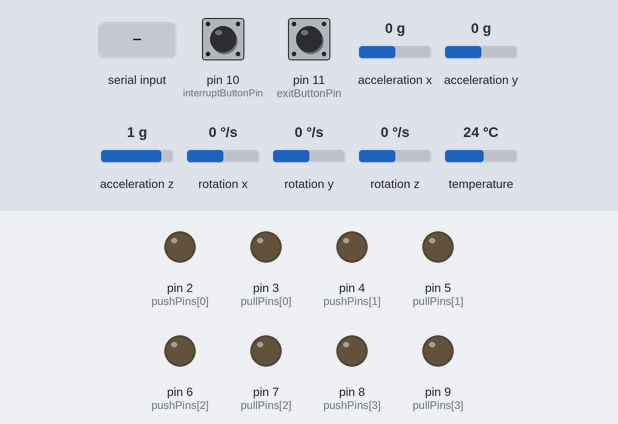
The sketch below on a simulated Arduino Uno, built with avr-gcc and run on an emulated ATmega328P. Shown: output pins drawn as LEDs (lit = HIGH). Inputs (shaded band) come from the test bench; at power-on: pin 10 (interruptButtonPin) HIGH, pin 11 (exitButtonPin) HIGH, acceleration x 0 g, acceleration y 0 g, acceleration z 1 g, rotation x 0 °/s, rotation y 0 °/s, rotation z 0 °/s, temperature 24 °C.

Above: at 1.2 s.
1.3 s: pin 10 (interruptButtonPin) pulled LOW for 0.15 s
At 1.8 s:
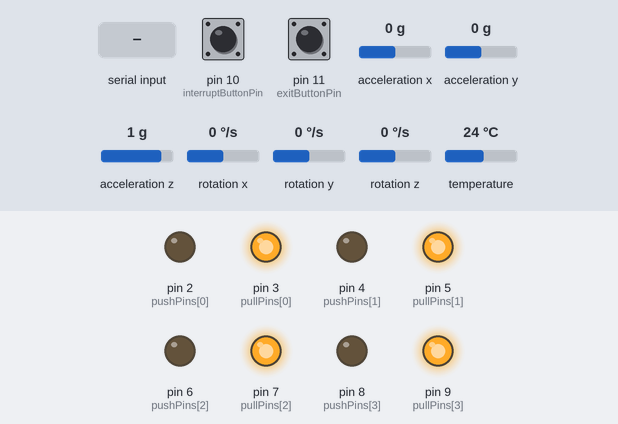
3.9 s: "90,45\n" received over Serial
At 4.1 s:
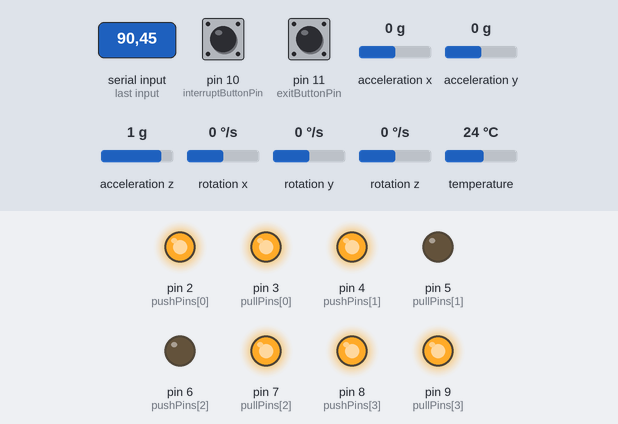
5.8 s: "1,90\n" received over Serial
At 6.01 s:
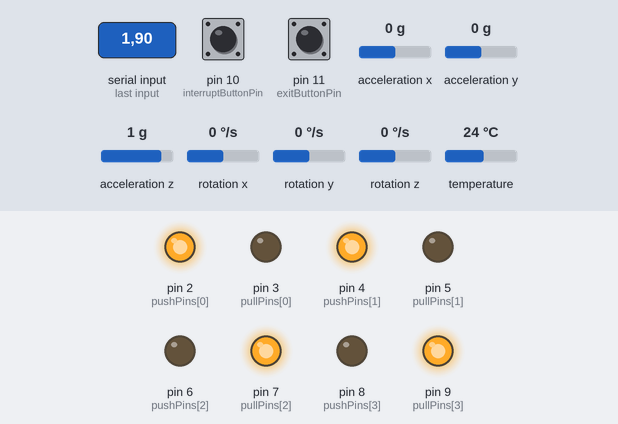
7.7 s: pin 11 (exitButtonPin) pulled LOW for 3.2 s
At 9.1 s:
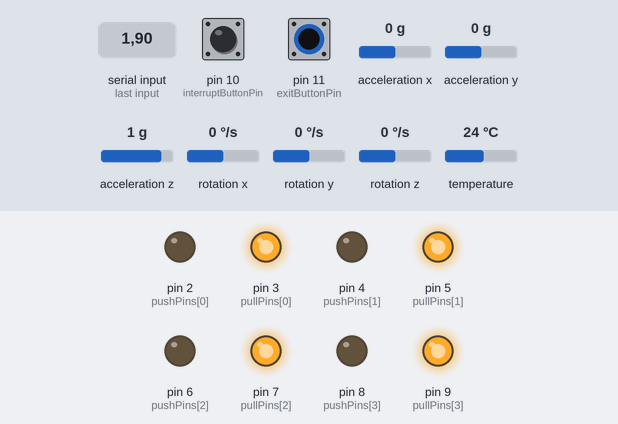
Timing chart, 0 to 12.4 s (numbered marks = the images above; inputs shaded):
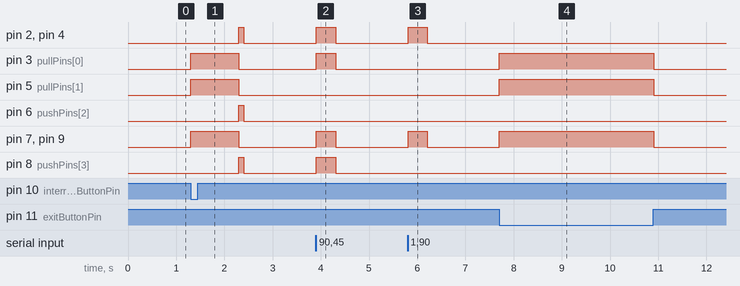

Measured:
- after the input at 1.3 s, pin 2 (pushPins[0]), pin 4 (pushPins[1]), pin 6 (pushPins[2]), pin 8 (pushPins[3]): LOW → HIGH after 1.0 s, → LOW 0.10 s later; pin 3 (pullPins[0]), pin 5 (pullPins[1]), pin 7 (pullPins[2]), pin 9 (pullPins[3]): LOW → HIGH at once, → LOW 1.0 s later
- after the input at 3.9 s, pin 2 (pushPins[0]), pin 3 (pullPins[0]), pin 4 (pushPins[1]), pin 7 (pullPins[2]), pin 8 (pushPins[3]), pin 9 (pullPins[3]): LOW → HIGH at once, → LOW 0.40 s later
- after the input at 5.8 s, pin 2 (pushPins[0]), pin 4 (pushPins[1]), pin 7 (pullPins[2]), pin 9 (pullPins[3]): LOW → HIGH at once, → LOW 0.40 s later
- after the input at 7.7 s, pin 3 (pullPins[0]), pin 5 (pullPins[1]), pin 7 (pullPins[2]), pin 9 (pullPins[3]): LOW → HIGH at once, → LOW 3.2 s later

The sketch:

cylinder_unity.ino
```cpp
#include <Adafruit_MPU6050.h>
#include <Adafruit_Sensor.h>
#include <Wire.h>

// ────────── MPU6050 與濾波 ──────────
Adafruit_MPU6050 mpu;
float filteredAngleX = 0.0, filteredAngleY = 0.0;
const float filterAlpha = 0.5;

// ────────── 容許誤差 & 物理極限 ──────────
const float ANGLE_TOLERANCE_X = 1;     // ±1.0°
const float ANGLE_TOLERANCE_Y = 2.0;   // ±2.0°
const float MAX_ANGLE_X       = 4.5;   // ±4.5°
const float MAX_ANGLE_Y       = 9.0;   // ±9.0°

float baselineX = 0.0;
float baselineY = 0.0;

// 氣缸腳位 (左前、左後、右前、右後)
const int pushPins[4] = {2, 4, 6, 8};
const int pullPins[4] = {3, 5, 7, 9};

// 按鈕腳位
const int interruptButtonPin = 10;
const int exitButtonPin      = 11;

// 狀態旗標
bool isInterruptMode = false;
bool isExitMode      = false;
bool isGameMode      = false;

void setup() {
  Serial.begin(115200);
  Wire.begin();

  if (!mpu.begin()) {
    while (1) { delay(10); }
  }
  mpu.setAccelerometerRange(MPU6050_RANGE_8_G);
  mpu.setGyroRange(MPU6050_RANGE_500_DEG);
  mpu.setFilterBandwidth(MPU6050_BAND_21_HZ);

  for (int i = 0; i < 4; ++i) {
    pinMode(pushPins[i], OUTPUT);
    pinMode(pullPins[i], OUTPUT);
    digitalWrite(pushPins[i], LOW);
    digitalWrite(pullPins[i], LOW);
  }
  pinMode(interruptButtonPin, INPUT_PULLUP);
  pinMode(exitButtonPin,      INPUT_PULLUP);
}

void loop() {
  updateMPU();
  checkInterruptButton();
  handleExitButton();

  if (isGameMode && !isInterruptMode && !isExitMode && Serial.available()) {
    String data = Serial.readStringUntil('\n');
    data.trim();
    if (data.length()) parseUnityData(data);
  }

  static unsigned long lastPrint = 0;
  if (millis() - lastPrint >= 500) {
    lastPrint = millis();
    float seatX = filteredAngleX - baselineX;
    float seatY = filteredAngleY - baselineY;
    /*
    Serial.print("SeatAngle => X: ");
    Serial.print(seatX,1);
    Serial.print(", Y: ");
    Serial.println(seatY,1);
*/
  }
  delay(10);
}

// 按鈕處理
void checkInterruptButton() {
  bool pressed = (digitalRead(interruptButtonPin) == LOW);
  if (pressed && !isInterruptMode) {
    isInterruptMode = true;
    seatNeutralPosition();
  }
  else if (!pressed && isInterruptMode) {
    isInterruptMode = false;
    baselineX = filteredAngleX;
    baselineY = filteredAngleY;
    isGameMode = true;
  }
}

void handleExitButton() {
  bool pressed = digitalRead(exitButtonPin) == LOW;
  if (pressed) {
    isExitMode = true;
    isGameMode = false;
    for (int i = 0; i < 4; ++i) {
      digitalWrite(pushPins[i], LOW);
      digitalWrite(pullPins[i], HIGH);
    }
  }
  else if (isExitMode && !pressed) {
    isExitMode = false;
    stopAllCylinders();
  }
}

// 置平：全部拉→全部推
void seatNeutralPosition() {
  for (int i = 0; i < 4; ++i) digitalWrite(pullPins[i], HIGH);
  delay(1000);
  stopAllCylinders();
  for (int i = 0; i < 4; ++i) digitalWrite(pushPins[i], HIGH);
  delay(100);
  stopAllCylinders();
}

// Unity 指令解析
void parseUnityData(const String& str) {
  int idx = str.indexOf(',');
  if (idx < 0) return;

  float tx = str.substring(0, idx).toFloat();
  float ty = str.substring(idx + 1).toFloat();
  if (isnan(tx) || isnan(ty)) return;
  if (fabs(tx) < 0.001 && fabs(ty) < 0.001) return;

  tx = constrain(tx, -MAX_ANGLE_X, MAX_ANGLE_X);
  ty = constrain(ty, -MAX_ANGLE_Y, MAX_ANGLE_Y);

  singleMoveWithXY(tx, ty);
}

// 單次動作
void singleMoveWithXY(float tx, float ty) {
  float seatX = filteredAngleX - baselineX;
  float seatY = filteredAngleY - baselineY;

  float errX  = tx - seatX;
  float errY  = ty - seatY;

  // 若 X、Y 誤差都在容許範圍內，則不動作
  if (fabs(errX) < ANGLE_TOLERANCE_X && fabs(errY) < ANGLE_TOLERANCE_Y) return;

  int tX = map(int(min(fabs(errX), MAX_ANGLE_X) * 100), 0, 700, 50, 150);
  int tY = map(int(min(fabs(errY), MAX_ANGLE_Y) * 100), 0, 900, 50, 400);
  int t  = max(tX, tY);

  bool push[4] = {false}, pull[4] = {false};

  // X 軸邏輯
  if (fabs(errX) > ANGLE_TOLERANCE_X) {
    if (errX > 0) {
      // X正：左前(0)、右前(2) 拉；左後(1)、右後(3) 推
      pull[0] = true; pull[2] = true;
      push[1] = true; push[3] = true;
    }
    else {
      // X負：左前(0)、右前(2) 推；左後(1)、右後(3) 拉
      push[0] = true; push[2] = true;
      pull[1] = true; pull[3] = true;
    }
  }

  // Y 軸邏輯：
  // ★ 如果 Unity 傳來的 ty == 0 → 跳過 Y 軸控制
  if (ty != 0 && fabs(errY) > ANGLE_TOLERANCE_Y) {
    if (errY > 0) {
      // Y正：左前(0)、左後(1) 推；右前(2)、右後(3) 拉
      push[0] = true; push[1] = true;
      pull[2] = true; pull[3] = true;
    }
    else {
      // Y負：左前(0)、左後(1) 拉；右前(2)、右後(3) 推
      pull[0] = true; pull[1] = true;
      push[2] = true; push[3] = true;
    }
  }

  // 同步啟動
  for (int i = 0; i < 4; ++i) {
    if (push[i]) digitalWrite(pushPins[i], HIGH);
    if (pull[i]) digitalWrite(pullPins[i], HIGH);
  }

  delay(t);
  stopAllCylinders();
}

// 工具函式
void stopAllCylinders() {
  for (int i = 0; i < 4; i++) {
    digitalWrite(pushPins[i], LOW);
    digitalWrite(pullPins[i], LOW);
  }
}

void updateMPU() {
  sensors_event_t a, g, t;
  mpu.getEvent(&a, &g, &t);

  float rawX = atan2(a.acceleration.x,
                     sqrt(a.acceleration.y*a.acceleration.y + a.acceleration.z*a.acceleration.z)) * 180.0 / PI;
  float rawY = atan2(-a.acceleration.y,
                     sqrt(a.acceleration.x*a.acceleration.x + a.acceleration.z*a.acceleration.z)) * 180.0 / PI;

  filteredAngleX = filterAlpha * rawX + (1 - filterAlpha) * filteredAngleX;
  filteredAngleY = filterAlpha * rawY + (1 - filterAlpha) * filteredAngleY;
}
```
